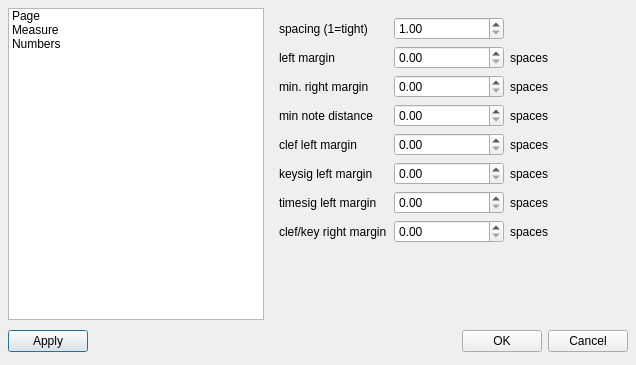
<ui version="4.0" >
 <class>EditStyleBase</class>
 <widget class="QDialog" name="EditStyleBase" >
  <property name="geometry" >
   <rect>
    <x>0</x>
    <y>0</y>
    <width>636</width>
    <height>365</height>
   </rect>
  </property>
  <property name="windowTitle" >
   <string>MuseScore: Edit Style</string>
  </property>
  <layout class="QGridLayout" >
   <property name="leftMargin" >
    <number>8</number>
   </property>
   <property name="topMargin" >
    <number>8</number>
   </property>
   <property name="rightMargin" >
    <number>8</number>
   </property>
   <property name="bottomMargin" >
    <number>8</number>
   </property>
   <property name="horizontalSpacing" >
    <number>6</number>
   </property>
   <property name="verticalSpacing" >
    <number>6</number>
   </property>
   <item row="1" column="0" colspan="2" >
    <layout class="QHBoxLayout" >
     <property name="spacing" >
      <number>6</number>
     </property>
     <property name="leftMargin" >
      <number>0</number>
     </property>
     <property name="topMargin" >
      <number>0</number>
     </property>
     <property name="rightMargin" >
      <number>0</number>
     </property>
     <property name="bottomMargin" >
      <number>0</number>
     </property>
     <item>
      <widget class="QPushButton" name="buttonApply" >
       <property name="text" >
        <string>Apply</string>
       </property>
      </widget>
     </item>
     <item>
      <spacer>
       <property name="orientation" >
        <enum>Qt::Horizontal</enum>
       </property>
       <property name="sizeHint" >
        <size>
         <width>131</width>
         <height>31</height>
        </size>
       </property>
      </spacer>
     </item>
     <item>
      <widget class="QPushButton" name="buttonOk" >
       <property name="text" >
        <string>OK</string>
       </property>
      </widget>
     </item>
     <item>
      <widget class="QPushButton" name="buttonCancel" >
       <property name="text" >
        <string>Cancel</string>
       </property>
      </widget>
     </item>
    </layout>
   </item>
   <item row="0" column="0" >
    <widget class="QListWidget" name="pageList" >
     <property name="sizePolicy" >
      <sizepolicy vsizetype="Expanding" hsizetype="Maximum" >
       <horstretch>0</horstretch>
       <verstretch>0</verstretch>
      </sizepolicy>
     </property>
     <property name="currentRow" >
      <number>-1</number>
     </property>
     <item>
      <property name="text" >
       <string>Page</string>
      </property>
     </item>
     <item>
      <property name="text" >
       <string>Measure</string>
      </property>
     </item>
     <item>
      <property name="text" >
       <string>Numbers</string>
      </property>
     </item>
    </widget>
   </item>
   <item row="0" column="1" >
    <widget class="QStackedWidget" name="stackedWidget" >
     <property name="sizePolicy" >
      <sizepolicy vsizetype="Expanding" hsizetype="Expanding" >
       <horstretch>0</horstretch>
       <verstretch>0</verstretch>
      </sizepolicy>
     </property>
     <property name="currentIndex" >
      <number>1</number>
     </property>
     <widget class="QWidget" name="page2" >
      <layout class="QGridLayout" >
       <property name="leftMargin" >
        <number>8</number>
       </property>
       <property name="topMargin" >
        <number>8</number>
       </property>
       <property name="rightMargin" >
        <number>8</number>
       </property>
       <property name="bottomMargin" >
        <number>8</number>
       </property>
       <property name="horizontalSpacing" >
        <number>6</number>
       </property>
       <property name="verticalSpacing" >
        <number>6</number>
       </property>
       <item row="4" column="2" >
        <widget class="QLabel" name="label_10" >
         <property name="text" >
          <string>spaces</string>
         </property>
        </widget>
       </item>
       <item row="3" column="2" >
        <widget class="QLabel" name="label_9" >
         <property name="text" >
          <string>spaces</string>
         </property>
        </widget>
       </item>
       <item row="2" column="2" >
        <widget class="QLabel" name="label_8" >
         <property name="text" >
          <string>spaces</string>
         </property>
        </widget>
       </item>
       <item row="1" column="2" >
        <widget class="QLabel" name="label_7" >
         <property name="text" >
          <string>spaces</string>
         </property>
        </widget>
       </item>
       <item row="0" column="2" >
        <widget class="QLabel" name="label_6" >
         <property name="text" >
          <string>spaces</string>
         </property>
        </widget>
       </item>
       <item row="0" column="0" >
        <widget class="QLabel" name="label" >
         <property name="text" >
          <string>staff upper border</string>
         </property>
        </widget>
       </item>
       <item row="1" column="0" >
        <widget class="QLabel" name="label_2" >
         <property name="text" >
          <string>staff lower border</string>
         </property>
        </widget>
       </item>
       <item row="2" column="0" >
        <widget class="QLabel" name="label_3" >
         <property name="text" >
          <string>staff distance</string>
         </property>
        </widget>
       </item>
       <item row="3" column="0" >
        <widget class="QLabel" name="label_4" >
         <property name="text" >
          <string>akkolade distance</string>
         </property>
        </widget>
       </item>
       <item row="5" column="0" >
        <spacer>
         <property name="orientation" >
          <enum>Qt::Vertical</enum>
         </property>
         <property name="sizeHint" >
          <size>
           <width>20</width>
           <height>40</height>
          </size>
         </property>
        </spacer>
       </item>
       <item row="1" column="1" >
        <widget class="QDoubleSpinBox" name="staffLowerBorder" />
       </item>
       <item row="2" column="1" >
        <widget class="QDoubleSpinBox" name="staffDistance" />
       </item>
       <item row="3" column="1" >
        <widget class="QDoubleSpinBox" name="akkoladeDistance" />
       </item>
       <item row="4" column="0" >
        <widget class="QLabel" name="label_5" >
         <property name="sizePolicy" >
          <sizepolicy vsizetype="Preferred" hsizetype="Preferred" >
           <horstretch>0</horstretch>
           <verstretch>0</verstretch>
          </sizepolicy>
         </property>
         <property name="text" >
          <string>system distance</string>
         </property>
        </widget>
       </item>
       <item row="4" column="1" >
        <widget class="QDoubleSpinBox" name="systemDistance" />
       </item>
       <item row="0" column="1" >
        <widget class="QDoubleSpinBox" name="staffUpperBorder" />
       </item>
      </layout>
     </widget>
     <widget class="QWidget" name="page3" >
      <layout class="QGridLayout" >
       <item row="0" column="0" >
        <widget class="QLabel" name="label_11" >
         <property name="text" >
          <string>spacing (1=tight)</string>
         </property>
        </widget>
       </item>
       <item row="0" column="1" >
        <widget class="QDoubleSpinBox" name="measureSpacing" >
         <property name="minimum" >
          <double>1.000000000000000</double>
         </property>
        </widget>
       </item>
       <item row="1" column="0" >
        <widget class="QLabel" name="label_12" >
         <property name="text" >
          <string>left margin</string>
         </property>
        </widget>
       </item>
       <item row="1" column="1" >
        <widget class="QDoubleSpinBox" name="barNoteDistance" />
       </item>
       <item row="1" column="2" >
        <widget class="QLabel" name="label_15" >
         <property name="text" >
          <string>spaces</string>
         </property>
        </widget>
       </item>
       <item row="2" column="0" >
        <widget class="QLabel" name="label_13" >
         <property name="text" >
          <string>min. right margin</string>
         </property>
        </widget>
       </item>
       <item row="2" column="1" >
        <widget class="QDoubleSpinBox" name="noteBarDistance" />
       </item>
       <item row="2" column="2" >
        <widget class="QLabel" name="label_16" >
         <property name="text" >
          <string>spaces</string>
         </property>
        </widget>
       </item>
       <item row="3" column="0" >
        <widget class="QLabel" name="label_14" >
         <property name="text" >
          <string>min note distance</string>
         </property>
        </widget>
       </item>
       <item row="3" column="1" >
        <widget class="QDoubleSpinBox" name="minNoteDistance" />
       </item>
       <item row="3" column="2" >
        <widget class="QLabel" name="label_17" >
         <property name="text" >
          <string>spaces</string>
         </property>
        </widget>
       </item>
       <item row="4" column="0" >
        <widget class="QLabel" name="label_18" >
         <property name="text" >
          <string>clef left margin</string>
         </property>
        </widget>
       </item>
       <item row="4" column="1" >
        <widget class="QDoubleSpinBox" name="clefLeftMargin" />
       </item>
       <item row="4" column="2" >
        <widget class="QLabel" name="label_22" >
         <property name="text" >
          <string>spaces</string>
         </property>
        </widget>
       </item>
       <item row="5" column="0" >
        <widget class="QLabel" name="label_19" >
         <property name="text" >
          <string>keysig left margin</string>
         </property>
        </widget>
       </item>
       <item row="5" column="1" >
        <widget class="QDoubleSpinBox" name="keysigLeftMargin" />
       </item>
       <item row="5" column="2" >
        <widget class="QLabel" name="label_23" >
         <property name="text" >
          <string>spaces</string>
         </property>
        </widget>
       </item>
       <item row="6" column="0" >
        <widget class="QLabel" name="label_20" >
         <property name="text" >
          <string>timesig left margin</string>
         </property>
        </widget>
       </item>
       <item row="6" column="1" >
        <widget class="QDoubleSpinBox" name="timesigLeftMargin" />
       </item>
       <item row="6" column="2" >
        <widget class="QLabel" name="label_24" >
         <property name="text" >
          <string>spaces</string>
         </property>
        </widget>
       </item>
       <item row="7" column="0" >
        <widget class="QLabel" name="label_21" >
         <property name="text" >
          <string>clef/key right margin</string>
         </property>
        </widget>
       </item>
       <item row="7" column="1" >
        <widget class="QDoubleSpinBox" name="clefKeyRightMargin" />
       </item>
       <item row="7" column="2" >
        <widget class="QLabel" name="label_25" >
         <property name="text" >
          <string>spaces</string>
         </property>
        </widget>
       </item>
       <item row="8" column="1" colspan="2" >
        <spacer>
         <property name="orientation" >
          <enum>Qt::Vertical</enum>
         </property>
         <property name="sizeHint" >
          <size>
           <width>115</width>
           <height>31</height>
          </size>
         </property>
        </spacer>
       </item>
      </layout>
     </widget>
     <widget class="QWidget" name="page1" >
      <layout class="QVBoxLayout" >
       <property name="spacing" >
        <number>6</number>
       </property>
       <property name="leftMargin" >
        <number>8</number>
       </property>
       <property name="topMargin" >
        <number>8</number>
       </property>
       <property name="rightMargin" >
        <number>8</number>
       </property>
       <property name="bottomMargin" >
        <number>8</number>
       </property>
       <item>
        <widget class="QGroupBox" name="showPageNumber" >
         <property name="title" >
          <string>Page Numbers</string>
         </property>
         <property name="checkable" >
          <bool>true</bool>
         </property>
         <layout class="QGridLayout" >
          <property name="leftMargin" >
           <number>9</number>
          </property>
          <property name="topMargin" >
           <number>9</number>
          </property>
          <property name="rightMargin" >
           <number>9</number>
          </property>
          <property name="bottomMargin" >
           <number>9</number>
          </property>
          <property name="horizontalSpacing" >
           <number>6</number>
          </property>
          <property name="verticalSpacing" >
           <number>6</number>
          </property>
          <item row="1" column="0" >
           <spacer>
            <property name="orientation" >
             <enum>Qt::Vertical</enum>
            </property>
            <property name="sizeHint" >
             <size>
              <width>20</width>
              <height>40</height>
             </size>
            </property>
           </spacer>
          </item>
          <item row="0" column="1" >
           <widget class="QCheckBox" name="showOddEvenPageNumber" >
            <property name="text" >
             <string>odd/even</string>
            </property>
           </widget>
          </item>
          <item row="0" column="0" >
           <widget class="QCheckBox" name="showFirstPageNumber" >
            <property name="text" >
             <string>show first</string>
            </property>
           </widget>
          </item>
         </layout>
        </widget>
       </item>
       <item>
        <widget class="QGroupBox" name="showMeasureNumber" >
         <property name="title" >
          <string>Measure Numbers</string>
         </property>
         <property name="checkable" >
          <bool>true</bool>
         </property>
         <property name="checked" >
          <bool>true</bool>
         </property>
         <layout class="QGridLayout" >
          <property name="leftMargin" >
           <number>8</number>
          </property>
          <property name="topMargin" >
           <number>8</number>
          </property>
          <property name="rightMargin" >
           <number>8</number>
          </property>
          <property name="bottomMargin" >
           <number>8</number>
          </property>
          <property name="horizontalSpacing" >
           <number>6</number>
          </property>
          <property name="verticalSpacing" >
           <number>6</number>
          </property>
          <item row="0" column="1" >
           <widget class="QCheckBox" name="showAllStaffsMeasureNumber" >
            <property name="text" >
             <string>all staffs</string>
            </property>
           </widget>
          </item>
          <item row="1" column="0" >
           <widget class="QCheckBox" name="showEverySystemMeasureNumber" >
            <property name="text" >
             <string>every system</string>
            </property>
           </widget>
          </item>
          <item row="0" column="0" >
           <widget class="QCheckBox" name="showFirstMeasureNumber" >
            <property name="text" >
             <string>show first</string>
            </property>
           </widget>
          </item>
          <item row="2" column="0" >
           <widget class="QCheckBox" name="showIntervalMeasureNumber" >
            <property name="text" >
             <string>interval</string>
            </property>
           </widget>
          </item>
          <item row="2" column="1" >
           <widget class="QSpinBox" name="intervalMeasureNumber" >
            <property name="minimum" >
             <number>1</number>
            </property>
            <property name="value" >
             <number>5</number>
            </property>
           </widget>
          </item>
         </layout>
        </widget>
       </item>
      </layout>
     </widget>
    </widget>
   </item>
  </layout>
 </widget>
 <resources/>
 <connections>
  <connection>
   <sender>buttonOk</sender>
   <signal>clicked()</signal>
   <receiver>EditStyleBase</receiver>
   <slot>accept()</slot>
   <hints>
    <hint type="sourcelabel" >
     <x>545</x>
     <y>354</y>
    </hint>
    <hint type="destinationlabel" >
     <x>96</x>
     <y>254</y>
    </hint>
   </hints>
  </connection>
  <connection>
   <sender>buttonCancel</sender>
   <signal>clicked()</signal>
   <receiver>EditStyleBase</receiver>
   <slot>reject()</slot>
   <hints>
    <hint type="sourcelabel" >
     <x>626</x>
     <y>354</y>
    </hint>
    <hint type="destinationlabel" >
     <x>179</x>
     <y>282</y>
    </hint>
   </hints>
  </connection>
  <connection>
   <sender>pageList</sender>
   <signal>currentRowChanged(int)</signal>
   <receiver>stackedWidget</receiver>
   <slot>setCurrentIndex(int)</slot>
   <hints>
    <hint type="sourcelabel" >
     <x>42</x>
     <y>22</y>
    </hint>
    <hint type="destinationlabel" >
     <x>395</x>
     <y>16</y>
    </hint>
   </hints>
  </connection>
 </connections>
</ui>
